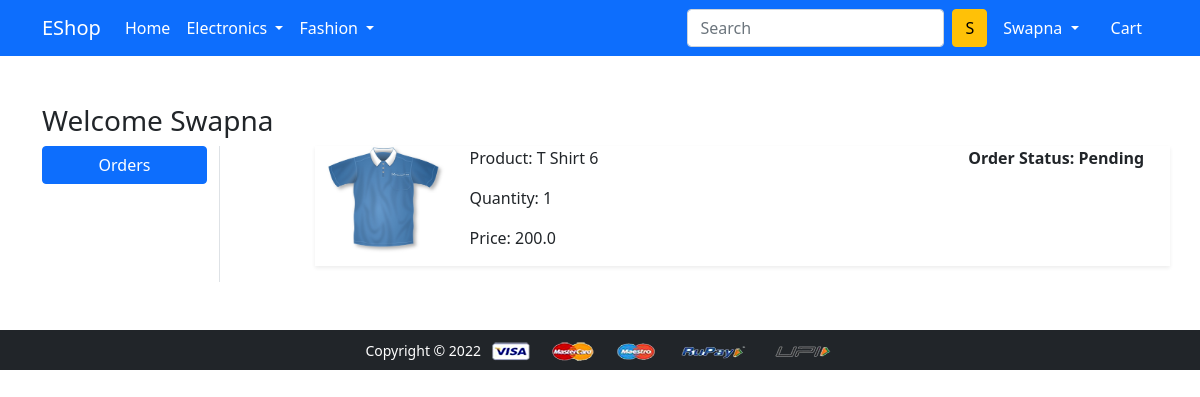
Screenshot of /orders/ (signed in) with the database file from the repository.
### app/models.py (models this page shows, shortened)
class OrderPlaced(models.Model):
 user = models.ForeignKey(User, on_delete=models.CASCADE)
 customer = models.ForeignKey(Customer, on_delete=models.CASCADE)
 product = models.ForeignKey(Product, on_delete=models.CASCADE)
 quantity = models.PositiveIntegerField(default=1)
 ordered_date = models.DateTimeField(auto_now_add=True)
 status = models.CharField(max_length=50,choices=STATUS_CHOICES,default='Pending')
 @property
 def total_cost(self):
   return self.quantity * self.product.discounted_price

class Product(models.Model):
 title = models.CharField(max_length=100)
 selling_price = models.FloatField()
 discounted_price = models.FloatField()
 description = models.TextField()
 brand = models.CharField(max_length=100)
 category = models.CharField( choices=CATEGORY_CHOICES, max_length=2)
 product_image = models.ImageField(upload_to='productimg')

### app/views.py (the view)
# urls.py: path('orders/', views.orders, name='orders'),
@login_required
def orders(request):
	op = OrderPlaced.objects.filter(user=request.user)
	return render(request, 'app/orders.html', {'order_placed':op})

### app/templates/app/orders.html (shortened to what this page needs)
{% extends 'app/base.html' %}
{% load static %}
{% block main-content %}
<div class="container my-5">
 <div class="row">
 <h3>Welcome Swapna</h3>
  <div class="col-sm-2 border-end">
   <ul class="list-unstyled">
    <li class="d-grid"><a href="{% url 'orders' %}" class="btn btn-primary">Orders</a></li>
   </ul>
  </div>
  <div class="col-sm-9 offset-sm-1">
  {% for op in order_placed %}
   <div class="row shadow-sm mb-3">
    <div class="col-sm-2">
     <img src="{{op.product.product_image.url}}" alt="" srcset="" class="img-fluid" height="150" width="150">
    </div>
    <div class="col-sm-7">
     <p>Product: {{op.product.title}}</p>
     <p>Quantity: {{op.quantity}}</p>
     <p>Price: {{op.total_cost}}</p>
    </div>
    <div class="col-sm-3 fw-bold">
     <p>Order Status: {{op.status}}</p>
    </div>
   </div>
   {% endfor %}
  </div>
 </div>
</div>
{% endblock main-content %}

### app/templates/app/base.html (shortened to what this page needs)
<!doctype html>
{% load static %}
<html lang="en">
  <head>
    <link href="https://cdn.jsdelivr.net/npm/bootstrap@5.0.0-beta1/dist/css/bootstrap.min.css" rel="stylesheet">
    <link rel="stylesheet" href="{% static 'app/css/owl.carousel.min.css' %}">
    <link rel="stylesheet" href="{% static 'app/css/all.min.css' %}">
    <link rel="stylesheet" href="{% static 'app/css/style.css' %}">
  </head>
  <body>
    <nav class="navbar navbar-expand-lg navbar-dark bg-primary">
     <div class="container">
       <a class="navbar-brand" href="/">EShop</a>
       <div class="collapse navbar-collapse" id="navbarSupportedContent">
         <ul class="navbar-nav me-auto mb-2 mb-lg-0">
           <li class="nav-item">
             <a class="nav-link active" aria-current="page" href="/">Home</a>
           </li>
           <li class="nav-item dropdown">
             <a class="nav-link dropdown-toggle text-white" href="#" id="electronicsDropdown" role="button" data-bs-toggle="dropdown" aria-expanded="false">
               Electronics
             </a>
           </li>
           <li class="nav-item dropdown">
             <a class="nav-link dropdown-toggle text-white" href="#" id="fashionDropdown" role="button" data-bs-toggle="dropdown" aria-expanded="false">
               Fashion
             </a>
           </li>
         </ul>
         <form class="d-flex">
           <input class="form-control me-2" type="search" placeholder="Search" aria-label="Search">
           <button class="btn btn-warning" type="submit">S</button>
         </form>
         <div>
          <ul class="navbar-nav me-auto mb-2 mb-lg-0">
          {% if request.user.is_authenticated %}
           <li class="nav-item dropdown mx-2">
              <a class="nav-link dropdown-toggle text-white" href="#" id="profileDropdown" role="button" data-bs-toggle="dropdown" aria-expanded="false">
                {{request.user.username|capfirst}}
              </a>
            </li>
            <li class="nav-item mx-2">
              <a href="{% url 'showcart' %}" class="nav-link text-white"> Cart </a>
            </li>
            {% endif %}
          </ul>
         </div>
       </div>
     </div>
    </nav>
    {% block main-content %} {% endblock main-content %}
    <footer class="container-fluid bg-dark text-center p-2 mt-5">
        <small class="text-white">Copyright &copy; 2022 </small>
        <img src="{% static 'app/images/payment.png' %}" alt="" srcset="" class="img-fluid" height="2px">
    </footer>
  </body>
</html>

### rows the page displays
OrderPlaced: product.product_image (picture), product "T Shirt 6", quantity "1", total_cost "200.0", status "Pending"

### other values shown
{{ request.user.username|capfirst }} "Swapna"
